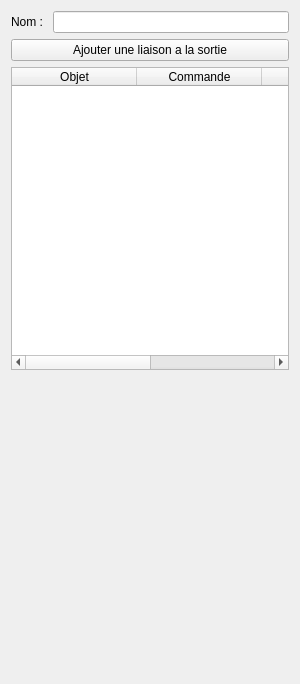
<?xml version="1.0" encoding="UTF-8"?>
<ui version="4.0">
 <class>AndDoorOptionWidget</class>
 <widget class="QWidget" name="AndDoorOptionWidget">
  <property name="geometry">
   <rect>
    <x>0</x>
    <y>0</y>
    <width>300</width>
    <height>684</height>
   </rect>
  </property>
  <property name="windowTitle">
   <string>Form</string>
  </property>
  <layout class="QVBoxLayout" name="verticalLayout_2">
   <item>
    <layout class="QVBoxLayout" name="verticalLayout">
     <item>
      <layout class="QHBoxLayout" name="horizontalLayout">
       <item>
        <widget class="QLabel" name="label">
         <property name="text">
          <string>Nom : </string>
         </property>
        </widget>
       </item>
       <item>
        <widget class="QLineEdit" name="_objectNameEdit"/>
       </item>
      </layout>
     </item>
     <item>
      <widget class="QPushButton" name="_addConnexionButton">
       <property name="text">
        <string>Ajouter une liaison a la sortie</string>
       </property>
      </widget>
     </item>
     <item>
      <widget class="QTableWidget" name="_connexionTable">
       <property name="columnCount">
        <number>4</number>
       </property>
       <attribute name="horizontalHeaderDefaultSectionSize">
        <number>125</number>
       </attribute>
       <column>
        <property name="text">
         <string>Objet</string>
        </property>
       </column>
       <column>
        <property name="text">
         <string>Commande</string>
        </property>
       </column>
       <column/>
       <column/>
      </widget>
     </item>
     <item>
      <spacer name="verticalSpacer">
       <property name="orientation">
        <enum>Qt::Vertical</enum>
       </property>
       <property name="sizeHint" stdset="0">
        <size>
         <width>20</width>
         <height>40</height>
        </size>
       </property>
      </spacer>
     </item>
    </layout>
   </item>
  </layout>
 </widget>
 <resources/>
 <connections/>
</ui>
